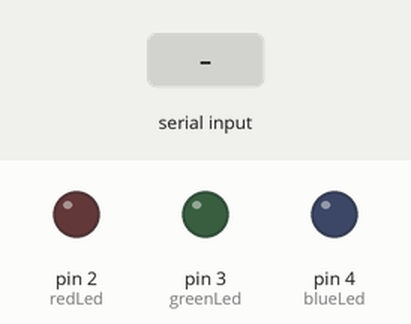
Simulated run of this sketch. Board: Arduino Uno, built with avr-gcc and run on an emulated ATmega328P. Shown: output pins drawn as LEDs (lit = HIGH). The inputs (shaded band) are chosen by the test bench. What the sketch prints to the serial monitor is not drawn.

Above: at 1.2 s.
1.3 s: "R" received over Serial
At 1.8 s:
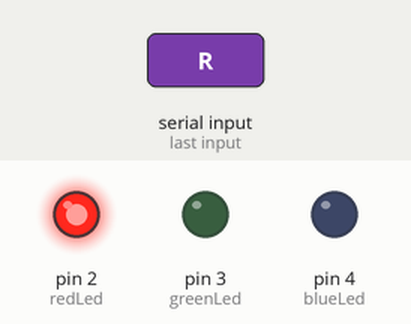
2.8 s: "G" received over Serial
At 4.0 s:
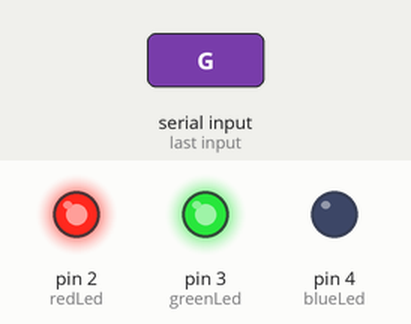
4.3 s: "B" received over Serial
At 5.3 s:
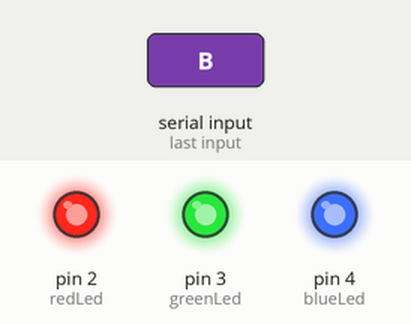
5.8 s: "R" received over Serial
At 6.5 s:
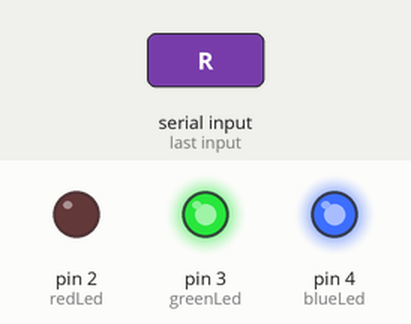
7.3 s: "G" received over Serial
At 7.6 s:
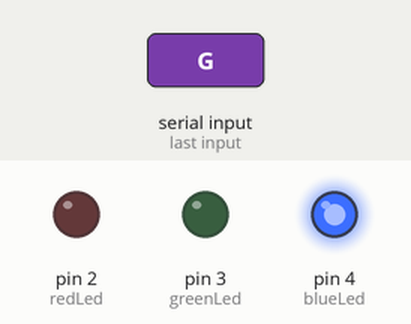
8.8 s: "X" received over Serial
At 9.9 s:
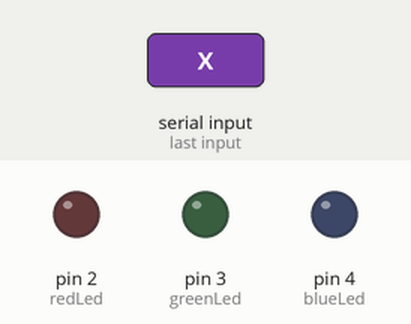
Timing chart, 0 to 11.3 s (numbered marks = the images above; inputs shaded):
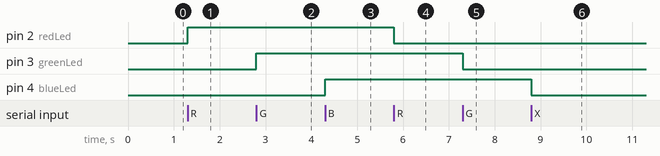

Measured:
- after the input at 1.3 s, pin 2 (redLed): LOW → HIGH at once
- after the input at 2.8 s, pin 3 (greenLed): LOW → HIGH at once
- after the input at 4.3 s, pin 4 (blueLed): LOW → HIGH at once
- after the input at 5.8 s, pin 2 (redLed): HIGH → LOW at once
- after the input at 7.3 s, pin 3 (greenLed): HIGH → LOW at once
- after the input at 8.8 s, pin 4 (blueLed): HIGH → LOW at once

The sketch:

serialWrite.ino
```cpp
int redLed = 2;
int greenLed = 3;
int blueLed = 4;
int redState = LOW;
int greenState = LOW;
int blueState = LOW;

byte outputArray[] ={redLed,greenLed,blueLed};

void startUpMessage(){
  Serial.println("Here are available commands:");
  Serial.println("R - Turns on red Led");
  Serial.println("G - Turns on green Led");
  Serial.println("B - Turns on blue Led");
  Serial.println("X - Turns off all Leds");
} // end void

void setup(){
  pinMode(redLed, OUTPUT);
  pinMode(greenLed, OUTPUT);
  pinMode(blueLed, OUTPUT);
  Serial.begin(9600);
  startUpMessage();
} // end void

void loop(){
  serialControl();
} // end void

void serialControl(){
    if (Serial.available() > 0){
        byte inputReading = Serial.read();

        switch (inputReading){
            case 'R':
                redState = !redState;
                digitalWrite(redLed, redState);
                break;
            case 'G':
                greenState = !greenState;
                digitalWrite(greenLed, greenState);
                break;
            case 'B':
                blueState = !blueState;
                digitalWrite(blueLed, blueState);
                break;
            case 'X':
                digitalWrite(redLed, LOW);
                digitalWrite(greenLed, LOW);
                digitalWrite(blueLed, LOW);
                break;
            default:
                startUpMessage();
        } // end switch
    } // end if
} // end void


    
```
